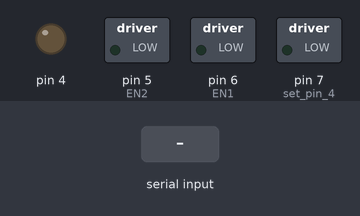
Simulated run of this sketch. Board: Arduino Uno, built with avr-gcc and run on an emulated ATmega328P. Shown: switched loads named in the sketch (green lamp = pin HIGH), output pins drawn as LEDs (lit = HIGH). The inputs (shaded band) are chosen by the test bench.

Above: at 1.2 s.
1.3 s: "w" received over Serial
At 1.8 s:
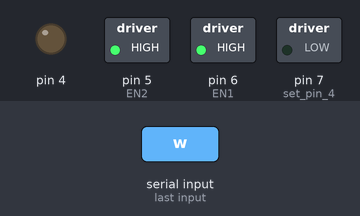
2.8 s: "s" received over Serial
At 4.1 s:
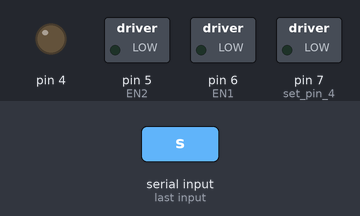
Timing chart, 0 to 5.8 s (numbered marks = the images above; inputs shaded):
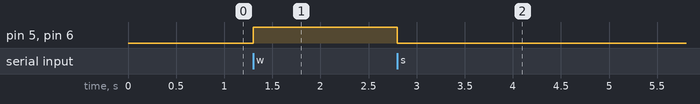

The sketch:

pinout_test.ino
```cpp
#define EN1 6
#define EN2 5

void setup() {
  pinMode(4, OUTPUT); //
  pinMode(5, OUTPUT);
  pinMode(6, OUTPUT);
  pinMode(7, OUTPUT);  //set pin 4,5,6,7 to output mode
  Serial.begin(9600);
}
void Motor1(int pwm){
  analogWrite(EN1, pwm);
  }

void Motor2(int pwm){
  analogWrite(EN2, pwm);
  }
void loop() {
  char val;
  while (1)  {
    val = Serial.read();
    if (val != -1)    {
      switch (val)      {
        case 'w'://Move ahead
          Motor1(255); //You can change the speed, such as Motor(50,true)
          Motor2(255);
          break;

        case 's'://stop
          Motor1(0);
          Motor2(0);
          break;
      }
    }
  }


}
```

Measured:
- after the input at 1.3 s, pin 5 (EN2), pin 6 (EN1): LOW → HIGH at once
- after the input at 2.8 s, pin 5 (EN2), pin 6 (EN1): HIGH → LOW at once
